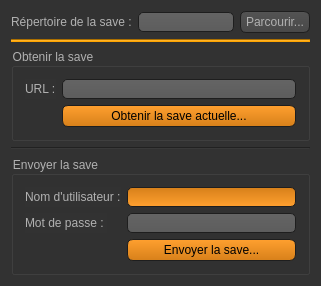
<?xml version="1.0" encoding="UTF-8"?>
<ui version="4.0">
 <class>MainWindow</class>
 <widget class="QMainWindow" name="MainWindow">
  <property name="geometry">
   <rect>
    <x>0</x>
    <y>0</y>
    <width>321</width>
    <height>284</height>
   </rect>
  </property>
  <property name="maximumSize">
   <size>
    <width>16777215</width>
    <height>16777215</height>
   </size>
  </property>
  <property name="windowTitle">
   <string>KspSvn</string>
  </property>
  <property name="styleSheet">
   <string notr="true">QToolTip
{
     border: 1px solid black;
     background-color: #ffa02f;
     padding: 1px;
     border-radius: 3px;
     opacity: 100;
}

QWidget
{
    color: #b1b1b1;
    background-color: #323232;
}

QWidget:item:hover
{
    background-color: QLinearGradient( x1: 0, y1: 0, x2: 0, y2: 1, stop: 0 #ffa02f, stop: 1 #ca0619);
    color: #000000;
}

QWidget:item:selected
{
    background-color: QLinearGradient( x1: 0, y1: 0, x2: 0, y2: 1, stop: 0 #ffa02f, stop: 1 #d7801a);
}

QMenuBar::item
{
    background: transparent;
}

QMenuBar::item:selected
{
    background: transparent;
    border: 1px solid #ffaa00;
}

QMenuBar::item:pressed
{
    background: #444;
    border: 1px solid #000;
    background-color: QLinearGradient(
        x1:0, y1:0,
        x2:0, y2:1,
        stop:1 #212121,
        stop:0.4 #343434/*,
        stop:0.2 #343434,
        stop:0.1 #ffaa00*/
    );
    margin-bottom:-1px;
    padding-bottom:1px;
}

QMenu
{
    border: 1px solid #000;
}

QMenu::item
{
    padding: 2px 20px 2px 20px;
}

QMenu::item:selected
{
    color: #000000;
}

QWidget:disabled
{
    color: #404040;
    background-color: #323232;
}

QAbstractItemView
{
    background-color: QLinearGradient( x1: 0, y1: 0, x2: 0, y2: 1, stop: 0 #4d4d4d, stop: 0.1 #646464, stop: 1 #5d5d5d);
}

QWidget:focus
{
    /*border: 2px solid QLinearGradient( x1: 0, y1: 0, x2: 0, y2: 1, stop: 0 #ffa02f, stop: 1 #d7801a);*/
}

QLineEdit
{
    background-color: QLinearGradient( x1: 0, y1: 0, x2: 0, y2: 1, stop: 0 #4d4d4d, stop: 0 #646464, stop: 1 #5d5d5d);
    padding: 1px;
    border-style: solid;
    border: 1px solid #1e1e1e;
    border-radius: 5;
}

QPushButton
{
    color: #b1b1b1;
    background-color: QLinearGradient( x1: 0, y1: 0, x2: 0, y2: 1, stop: 0 #565656, stop: 0.1 #525252, stop: 0.5 #4e4e4e, stop: 0.9 #4a4a4a, stop: 1 #464646);
    border-width: 1px;
    border-color: #1e1e1e;
    border-style: solid;
    border-radius: 6;
    padding: 3px;
    font-size: 12px;
    padding-left: 5px;
    padding-right: 5px;
}

QPushButton:pressed
{
    background-color: QLinearGradient( x1: 0, y1: 0, x2: 0, y2: 1, stop: 0 #2d2d2d, stop: 0.1 #2b2b2b, stop: 0.5 #292929, stop: 0.9 #282828, stop: 1 #252525);
}

QComboBox
{
    selection-background-color: #ffaa00;
    background-color: QLinearGradient( x1: 0, y1: 0, x2: 0, y2: 1, stop: 0 #565656, stop: 0.1 #525252, stop: 0.5 #4e4e4e, stop: 0.9 #4a4a4a, stop: 1 #464646);
    border-style: solid;
    border: 1px solid #1e1e1e;
    border-radius: 5;
}

QComboBox:hover,QPushButton:hover
{
    border: 2px solid QLinearGradient( x1: 0, y1: 0, x2: 0, y2: 1, stop: 0 #ffa02f, stop: 1 #d7801a);
}


QComboBox:on
{
    padding-top: 3px;
    padding-left: 4px;
    background-color: QLinearGradient( x1: 0, y1: 0, x2: 0, y2: 1, stop: 0 #2d2d2d, stop: 0.1 #2b2b2b, stop: 0.5 #292929, stop: 0.9 #282828, stop: 1 #252525);
    selection-background-color: #ffaa00;
}

QComboBox QAbstractItemView
{
    border: 2px solid darkgray;
    selection-background-color: QLinearGradient( x1: 0, y1: 0, x2: 0, y2: 1, stop: 0 #ffa02f, stop: 1 #d7801a);
}

QComboBox::drop-down
{
     subcontrol-origin: padding;
     subcontrol-position: top right;
     width: 15px;

     border-left-width: 0px;
     border-left-color: darkgray;
     border-left-style: solid; /* just a single line */
     border-top-right-radius: 3px; /* same radius as the QComboBox */
     border-bottom-right-radius: 3px;
 }

QComboBox::down-arrow
{
     image: url(:/res/down_arrow.png);
}

QGroupBox:focus
{
border: 2px solid QLinearGradient( x1: 0, y1: 0, x2: 0, y2: 1, stop: 0 #ffa02f, stop: 1 #d7801a);
}

QTextEdit:focus
{
    border: 2px solid QLinearGradient( x1: 0, y1: 0, x2: 0, y2: 1, stop: 0 #ffa02f, stop: 1 #d7801a);
}

QScrollBar:horizontal {
     border: 1px solid #222222;
     background: QLinearGradient( x1: 0, y1: 0, x2: 0, y2: 1, stop: 0.0 #121212, stop: 0.2 #282828, stop: 1 #484848);
     height: 7px;
     margin: 0px 16px 0 16px;
}

QScrollBar::handle:horizontal
{
      background: QLinearGradient( x1: 0, y1: 0, x2: 1, y2: 0, stop: 0 #ffa02f, stop: 0.5 #d7801a, stop: 1 #ffa02f);
      min-height: 20px;
      border-radius: 2px;
}

QScrollBar::add-line:horizontal {
      border: 1px solid #1b1b19;
      border-radius: 2px;
      background: QLinearGradient( x1: 0, y1: 0, x2: 1, y2: 0, stop: 0 #ffa02f, stop: 1 #d7801a);
      width: 14px;
      subcontrol-position: right;
      subcontrol-origin: margin;
}

QScrollBar::sub-line:horizontal {
      border: 1px solid #1b1b19;
      border-radius: 2px;
      background: QLinearGradient( x1: 0, y1: 0, x2: 1, y2: 0, stop: 0 #ffa02f, stop: 1 #d7801a);
      width: 14px;
     subcontrol-position: left;
     subcontrol-origin: margin;
}

QScrollBar::right-arrow:horizontal, QScrollBar::left-arrow:horizontal
{
      border: 1px solid black;
      width: 1px;
      height: 1px;
      background: white;
}

QScrollBar::add-page:horizontal, QScrollBar::sub-page:horizontal
{
      background: none;
}

QScrollBar:vertical
{
      background: QLinearGradient( x1: 0, y1: 0, x2: 1, y2: 0, stop: 0.0 #121212, stop: 0.2 #282828, stop: 1 #484848);
      width: 7px;
      margin: 16px 0 16px 0;
      border: 1px solid #222222;
}

QScrollBar::handle:vertical
{
      background: QLinearGradient( x1: 0, y1: 0, x2: 0, y2: 1, stop: 0 #ffa02f, stop: 0.5 #d7801a, stop: 1 #ffa02f);
      min-height: 20px;
      border-radius: 2px;
}

QScrollBar::add-line:vertical
{
      border: 1px solid #1b1b19;
      border-radius: 2px;
      background: QLinearGradient( x1: 0, y1: 0, x2: 0, y2: 1, stop: 0 #ffa02f, stop: 1 #d7801a);
      height: 14px;
      subcontrol-position: bottom;
      subcontrol-origin: margin;
}

QScrollBar::sub-line:vertical
{
      border: 1px solid #1b1b19;
      border-radius: 2px;
      background: QLinearGradient( x1: 0, y1: 0, x2: 0, y2: 1, stop: 0 #d7801a, stop: 1 #ffa02f);
      height: 14px;
      subcontrol-position: top;
      subcontrol-origin: margin;
}

QScrollBar::up-arrow:vertical, QScrollBar::down-arrow:vertical
{
      border: 1px solid black;
      width: 1px;
      height: 1px;
      background: white;
}


QScrollBar::add-page:vertical, QScrollBar::sub-page:vertical
{
      background: none;
}

QTextEdit
{
    background-color: #242424;
}

QPlainTextEdit
{
    background-color: #242424;
}

QHeaderView::section
{
    background-color: QLinearGradient(x1:0, y1:0, x2:0, y2:1, stop:0 #616161, stop: 0.5 #505050, stop: 0.6 #434343, stop:1 #656565);
    color: white;
    padding-left: 4px;
    border: 1px solid #6c6c6c;
}

QCheckBox:disabled
{
color: #414141;
}

QDockWidget::title
{
    text-align: center;
    spacing: 3px; /* spacing between items in the tool bar */
    background-color: QLinearGradient(x1:0, y1:0, x2:0, y2:1, stop:0 #323232, stop: 0.5 #242424, stop:1 #323232);
}

QDockWidget::close-button, QDockWidget::float-button
{
    text-align: center;
    spacing: 1px; /* spacing between items in the tool bar */
    background-color: QLinearGradient(x1:0, y1:0, x2:0, y2:1, stop:0 #323232, stop: 0.5 #242424, stop:1 #323232);
}

QDockWidget::close-button:hover, QDockWidget::float-button:hover
{
    background: #242424;
}

QDockWidget::close-button:pressed, QDockWidget::float-button:pressed
{
    padding: 1px -1px -1px 1px;
}

QMainWindow::separator
{
    background-color: QLinearGradient(x1:0, y1:0, x2:0, y2:1, stop:0 #161616, stop: 0.5 #151515, stop: 0.6 #212121, stop:1 #343434);
    color: white;
    padding-left: 4px;
    border: 1px solid #4c4c4c;
    spacing: 3px; /* spacing between items in the tool bar */
}

QMainWindow::separator:hover
{

    background-color: QLinearGradient(x1:0, y1:0, x2:0, y2:1, stop:0 #d7801a, stop:0.5 #b56c17 stop:1 #ffa02f);
    color: white;
    padding-left: 4px;
    border: 1px solid #6c6c6c;
    spacing: 3px; /* spacing between items in the tool bar */
}

QToolBar::handle
{
     spacing: 3px; /* spacing between items in the tool bar */
     background: url(:/res/handle.png);
}

QMenu::separator
{
    height: 2px;
    background-color: QLinearGradient(x1:0, y1:0, x2:0, y2:1, stop:0 #161616, stop: 0.5 #151515, stop: 0.6 #212121, stop:1 #343434);
    color: white;
    padding-left: 4px;
    margin-left: 10px;
    margin-right: 5px;
}

QProgressBar
{
    border: 2px solid grey;
    border-radius: 5px;
    text-align: center;
}

QProgressBar::chunk
{
    background-color: #d7801a;
    width: 2.15px;
    margin: 0.5px;
}

QTabBar::tab {
    color: #b1b1b1;
    border: 1px solid #444;
    border-bottom-style: none;
    background-color: #323232;
    padding-left: 10px;
    padding-right: 10px;
    padding-top: 3px;
    padding-bottom: 2px;
    margin-right: -1px;
}

QTabWidget::pane {
    border: 1px solid #444;
    top: 1px;
}

QTabBar::tab:last
{
    margin-right: 0; /* the last selected tab has nothing to overlap with on the right */
    border-top-right-radius: 3px;
}

QTabBar::tab:first:!selected
{
 margin-left: 0px; /* the last selected tab has nothing to overlap with on the right */


    border-top-left-radius: 3px;
}

QTabBar::tab:!selected
{
    color: #b1b1b1;
    border-bottom-style: solid;
    margin-top: 3px;
    background-color: QLinearGradient(x1:0, y1:0, x2:0, y2:1, stop:1 #212121, stop:.4 #343434);
}

QTabBar::tab:selected
{
    border-top-left-radius: 3px;
    border-top-right-radius: 3px;
    margin-bottom: 0px;
}

QTabBar::tab:!selected:hover
{
    /*border-top: 2px solid #ffaa00;
    padding-bottom: 3px;*/
    border-top-left-radius: 3px;
    border-top-right-radius: 3px;
    background-color: QLinearGradient(x1:0, y1:0, x2:0, y2:1, stop:1 #212121, stop:0.4 #343434, stop:0.2 #343434, stop:0.1 #ffaa00);
}

QRadioButton::indicator:checked, QRadioButton::indicator:unchecked{
    color: #b1b1b1;
    background-color: #323232;
    border: 1px solid #b1b1b1;
    border-radius: 6px;
}

QRadioButton::indicator:checked
{
    background-color: qradialgradient(
        cx: 0.5, cy: 0.5,
        fx: 0.5, fy: 0.5,
        radius: 1.0,
        stop: 0.25 #ffaa00,
        stop: 0.3 #323232
    );
}

QCheckBox::indicator{
    color: #b1b1b1;
    background-color: #323232;
    border: 1px solid #b1b1b1;
    width: 9px;
    height: 9px;
}

QRadioButton::indicator
{
    border-radius: 6px;
}

QRadioButton::indicator:hover, QCheckBox::indicator:hover
{
    border: 1px solid #ffaa00;
}

QCheckBox::indicator:checked
{
    image:url(:/res/checkbox.png);
}

QCheckBox::indicator:disabled, QRadioButton::indicator:disabled
{
    border: 1px solid #444;
}</string>
  </property>
  <property name="animated">
   <bool>true</bool>
  </property>
  <property name="tabShape">
   <enum>QTabWidget::Triangular</enum>
  </property>
  <widget class="QWidget" name="centralWidget">
   <layout class="QFormLayout" name="formLayout">
    <property name="fieldGrowthPolicy">
     <enum>QFormLayout::AllNonFixedFieldsGrow</enum>
    </property>
    <item row="1" column="0">
     <widget class="QLabel" name="label_2">
      <property name="text">
       <string>Répertoire de la save :</string>
      </property>
     </widget>
    </item>
    <item row="1" column="1">
     <layout class="QHBoxLayout" name="horizontalLayout">
      <item>
       <widget class="QLineEdit" name="path">
        <property name="readOnly">
         <bool>true</bool>
        </property>
       </widget>
      </item>
      <item>
       <widget class="QPushButton" name="parcourir">
        <property name="text">
         <string>Parcourir...</string>
        </property>
       </widget>
      </item>
     </layout>
    </item>
    <item row="2" column="0" colspan="2">
     <widget class="Line" name="line">
      <property name="styleSheet">
       <string notr="true">background-color: orange;</string>
      </property>
      <property name="orientation">
       <enum>Qt::Horizontal</enum>
      </property>
     </widget>
    </item>
    <item row="3" column="0" colspan="2">
     <widget class="QGroupBox" name="groupBox">
      <property name="title">
       <string>Obtenir la save</string>
      </property>
      <layout class="QFormLayout" name="formLayout_2">
       <item row="0" column="0">
        <widget class="QLabel" name="label">
         <property name="text">
          <string>URL :</string>
         </property>
        </widget>
       </item>
       <item row="1" column="1">
        <widget class="QPushButton" name="check">
         <property name="styleSheet">
          <string notr="true">QPushButton
{

background-color : QLinearGradient( x1: 0, y1: 0, x2: 0, y2: 1, stop: 0 #ffa02f, stop: 1 #d7801a);
color: black;

}
QPushButton:hover
{
border-color:black;
}
QPushButton:pressed
{
	background-color : orange;
}</string>
         </property>
         <property name="text">
          <string>Obtenir la save actuelle...</string>
         </property>
        </widget>
       </item>
       <item row="0" column="1">
        <widget class="QLineEdit" name="url">
         <property name="text">
          <string/>
         </property>
         <property name="echoMode">
          <enum>QLineEdit::Normal</enum>
         </property>
        </widget>
       </item>
      </layout>
     </widget>
    </item>
    <item row="5" column="0" colspan="2">
     <widget class="QGroupBox" name="groupBox_2">
      <property name="title">
       <string>Envoyer la save</string>
      </property>
      <layout class="QFormLayout" name="formLayout_3">
       <property name="fieldGrowthPolicy">
        <enum>QFormLayout::AllNonFixedFieldsGrow</enum>
       </property>
       <item row="0" column="0">
        <widget class="QLabel" name="label_3">
         <property name="text">
          <string>Nom d'utilisateur :</string>
         </property>
        </widget>
       </item>
       <item row="0" column="1">
        <widget class="QLineEdit" name="user">
         <property name="styleSheet">
          <string notr="true">background-color : QLinearGradient( x1: 0, y1: 0, x2: 0, y2: 1, stop: 1 #ffa02f, stop: 0 #d7801a);
color: black;</string>
         </property>
         <property name="text">
          <string/>
         </property>
        </widget>
       </item>
       <item row="1" column="0">
        <widget class="QLabel" name="label_4">
         <property name="text">
          <string>Mot de passe : </string>
         </property>
        </widget>
       </item>
       <item row="1" column="1">
        <widget class="QLineEdit" name="password">
         <property name="text">
          <string/>
         </property>
         <property name="echoMode">
          <enum>QLineEdit::Password</enum>
         </property>
        </widget>
       </item>
       <item row="2" column="1">
        <widget class="QPushButton" name="com">
         <property name="styleSheet">
          <string notr="true">QPushButton
{

background-color : QLinearGradient( x1: 0, y1: 0, x2: 0, y2: 1, stop: 0 #ffa02f, stop: 1 #d7801a);
color: black;

}
QPushButton:hover
{
border-color:black;
}
QPushButton:pressed
{
	background-color : orange;
}</string>
         </property>
         <property name="text">
          <string>Envoyer la save...</string>
         </property>
        </widget>
       </item>
      </layout>
     </widget>
    </item>
    <item row="4" column="0" colspan="2">
     <widget class="Line" name="line_2">
      <property name="orientation">
       <enum>Qt::Horizontal</enum>
      </property>
     </widget>
    </item>
   </layout>
  </widget>
 </widget>
 <layoutdefault spacing="6" margin="11"/>
 <resources/>
 <connections/>
</ui>
